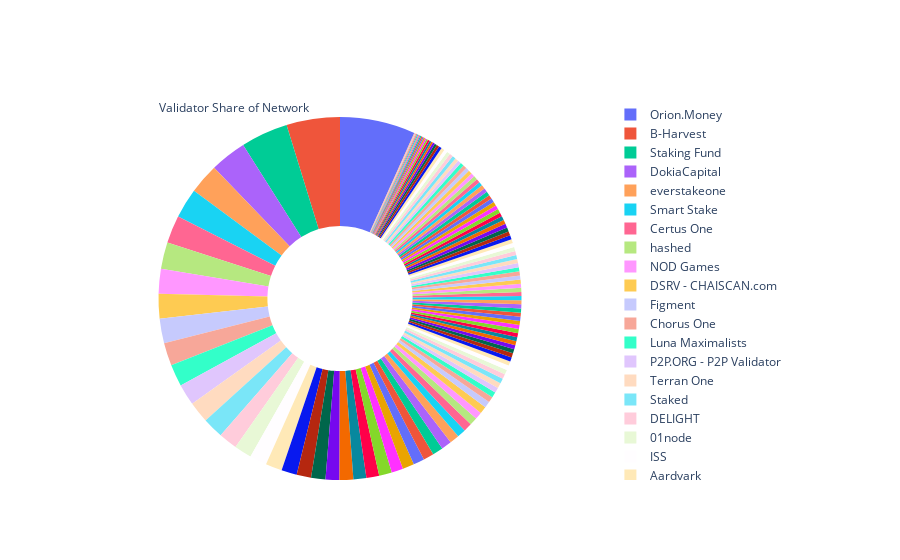

This figure's notebook cell:
### Code cell
# Charts the distribution of each validators share in the network 
# to better illustrate how diversified the validators are
import plotly.graph_objects as go
labels = v_df.index
share = (v_df['votingPower'])

fig = go.Figure(data=[go.Pie(labels = labels, values = share, hole = .4)])
fig.update_traces(title="Validator Share of Network")
fig.update_traces(title_position="top left")
fig.update_traces(textinfo= "none")

fig.show()

### Figure 1 — Plotly figure (JSON) as saved in the notebook; plotly's stock layout.template omitted (floating-point values rounded to 4 significant figures; data arrays with more than 128 entries replaced by an {"elided": "..."} marker saying what was removed)
{"data": [{"hole": 0.4, "labels": {"elided": "130 str values"}, "textinfo": "none", "title": {"position": "top left", "text": "Validator Share of Network"}, "type": "pie", "values": {"elided": "130 str values"}}], "layout": {}}
